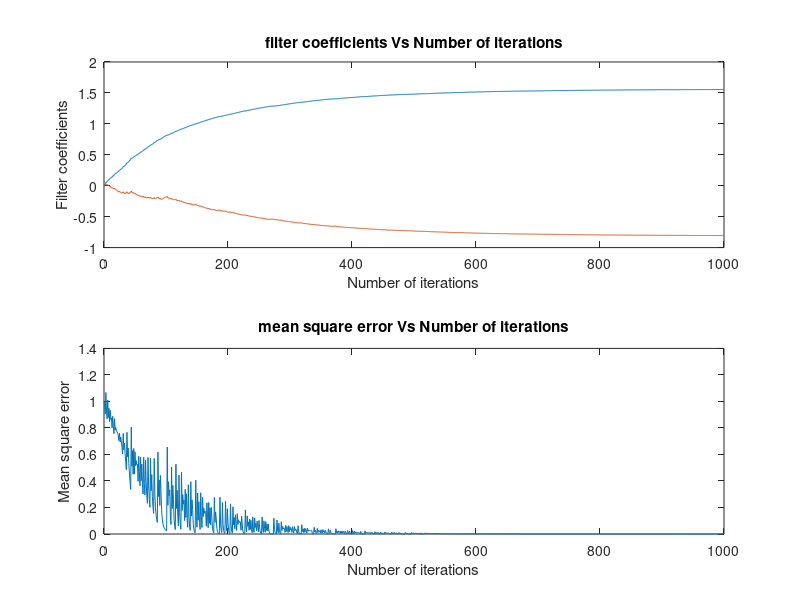

Write MATLAB code to recreate this figure.
clc; clear; close all;
N=1000;u=0.02;f=2;
x=randi([0 1],1,N);
dn=pskmod(x,2);
%[b,a]=butter(f,0.5);
a=[1.56 -0.81];
b=1;
xn=filter(b,a,dn);
w=zeros(f,1);
xb=zeros(f,1);
ens=[];
for n=1:N
    xb(2:end)=xb(1:end-1);
    xb(1)=xn(n);
    y(n)=w(:,n)'*xb;
    e(n)=dn(n)-y(n);
    ens=[ens e(n)];
    w=[w w(:,n)+(u.*e(n).*xb)];
end
subplot(2,1,1)
plot(0:N,w)
xlabel('Number of iterations')
ylabel('Filter coefficients')
title('filter coefficients Vs Number of iterations')
subplot(2,1,2)
plot(0:N-1,(ens.^2))
xlabel('Number of iterations')
ylabel('Mean square error')
title('mean square error Vs Number of iterations')